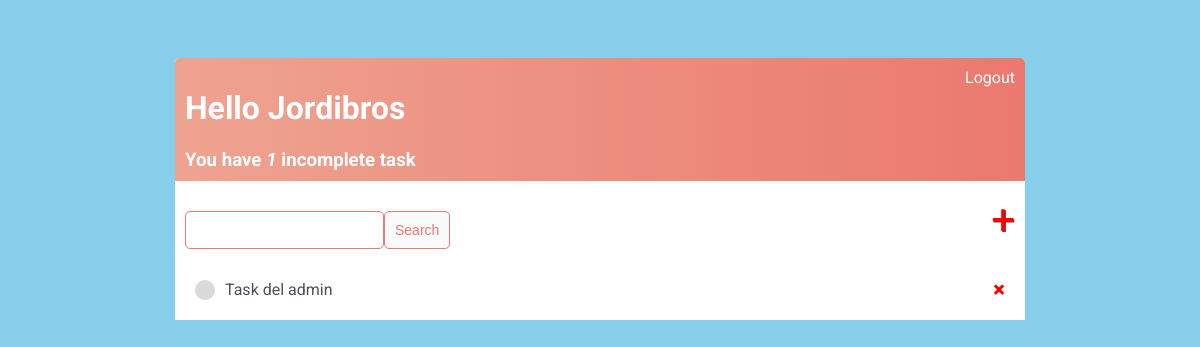
Before: / (signed in) with the older database file.
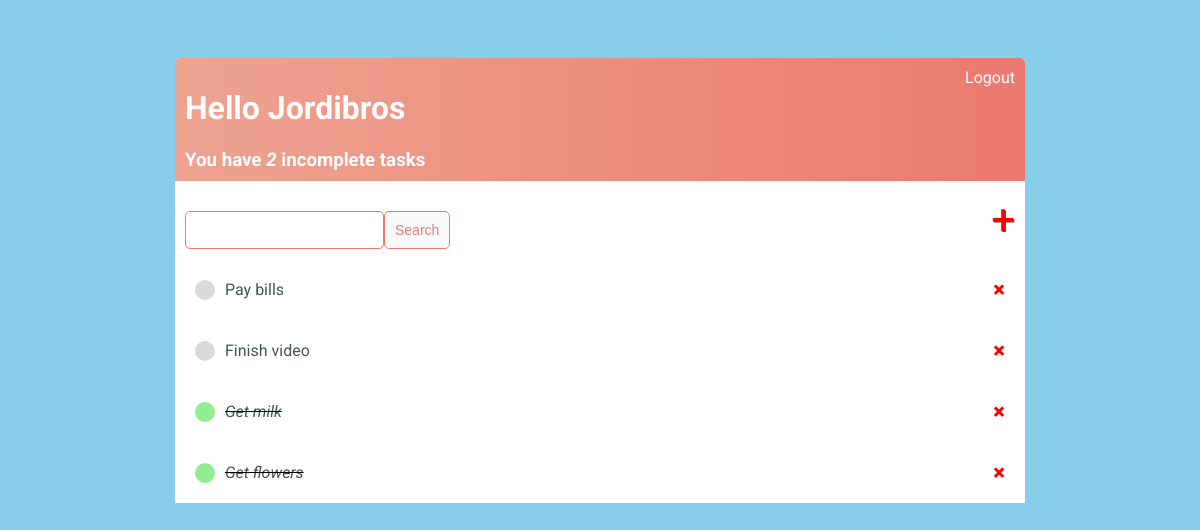
After: the same page with the newer database file.
### accounts/models.py (models this page shows, shortened)
class UserAccount(PermissionsMixin, AbstractBaseUser):
    email = models.EmailField(_("email address"), max_length=60, unique=True)
    username = models.CharField(_("username"), max_length=30, unique=True)
    first_name = models.CharField(_("first name"), max_length=30)
    last_name = models.CharField(_("last name"), max_length=30)
    date_joined = models.DateTimeField(_("date joined"), auto_now_add=True)
    last_login = models.DateTimeField(_("last login"), auto_now=True)
    is_staff = models.BooleanField(_("user is staff"), default=False)
    is_active = models.BooleanField(_("user is active"), default=True)
    USERNAME_FIELD = 'email'
    REQUIRED_FIELDS = ['username',]
    objects = CustomUserManager()
    def __str__(self):
        return self.username

### src/models.py (models this page shows)
class Task(models.Model):
    user = models.ForeignKey(User, on_delete=models.CASCADE, null=True)
    title = models.CharField(max_length=75)
    description = models.CharField(max_length=255)
    is_completed = models.BooleanField(default=False)
    created = models.DateTimeField(auto_now_add=True)
    def __str__(self):
        return self.title
    class Meta:
        ordering = ['is_completed']

### src/views.py (the view)
# urls.py: path('', TaskList.as_view(), name='main'),
class TaskList(LoginRequiredMixin, ListView):
    model = Task
    template_name = 'task_list.html'
    context_object_name = 'tasks'
    def get_context_data(self, **kwargs):
        context = super().get_context_data(**kwargs)
        context['tasks'] = context['tasks'].filter(user=self.request.user)
        context['count'] = context['tasks'].filter(is_completed=False).count()
        search_input = self.request.GET.get('search-form') or ''
        if search_input:
            context['tasks'] = context['tasks'].filter(title__icontains=search_input)
        context['search_input'] = search_input
        return context

### templates/task_list.html
{% extends 'base.html' %}
{% block content %}
<div class="header-bar">
    <div>
        <h1>Hello {{request.user|title}}</h1>
        <h3 style="margin:0">You have <i>{{count}}</i> incomplete task{{ count|pluralize:"s"}}</h3>
    </div>
    {% if request.user.is_authenticated %}
    <a href="{% url 'accounts:logout' %}">Logout</a>
    {% else %}
    <a href="{% url 'accounts:login' %}">Login</a>
    {% endif %}
</div>
<div id="search-add-wrapper">
    <form method="GET" style="margin-top:20px;display:flex;">
        <input type="text" name="search-form" value="{{search_input}}">
        <input type="submit" class="button" value="Search">
    </form>
    <a id="add-task" href="{% url 'tasks:create' %}">&#x2b;</a>
</div>
<div class="task-items-wrapper">
    {% for task in tasks %}
        <div class="task-wrapper">
            {% if task.is_completed %}
            <div class="task-title">
                <div class="task-completed-icon"></div>
                <i><s><a href="{% url 'tasks:update' task.id %}">{{task}}</a></s></i>
            </div>
            <a class="delete-link" href="{% url 'tasks:delete' task.id %}">&#215;</a>
            {% else %}
            <div class="task-title">
                <div class="task-incomplete-icon"></div>
                <a href="{% url 'tasks:update' task.id %}">{{task}}</a>
            </div>
            <a class="delete-link" href="{% url 'tasks:delete' task.id %}">&#215;</a>
            {% endif %}
        </div>
        {% empty %}
        <h3>No items in list</h3>
    {% endfor %}
{% endblock content %}

### templates/base.html (shortened to what this page needs)
{% load static %}
<!DOCTYPE html>
<html lang="en">
<head>
    <link rel="stylesheet" href="{% static 'css/styles.css' %}">
</head>
<body>
    <div class="container">
        {% block content %}
        {% endblock content %}
    </div>
</body>
</html>

### static/css/styles.css (style rules this page uses)
body { background-color:skyblue; font-family: 'Roboto', sans-serif; padding-top: 50px }
.container { max-width:850px; margin: auto; background-color:white; border-radius: 5px 5px 0 0 ; }
.header-bar { display: flex; justify-content: space-between; color:white; padding: 10px; border-radius: 5px 5px 0 0; background: linear-gradient(90deg, #EEA390 0%, #EB796F 100%); }
.header-bar a { color:white; text-decoration: none; }
.task-wrapper { display: flex; align-items: center; justify-content: space-between; padding: 20px; background-color: white; border-top: 1px solid white; }
.task-title { display: flex; }
.task-title a { text-decoration: none; color: #4b5156; margin-left: 10px; }
.task-completed-icon { height: 20px; width: 20px; background-color: lightgreen; border-radius: 50%; }
.task-incomplete-icon { height: 20px; width: 20px; background-color: rgb(218, 218, 218); border-radius: 50%; }
.delete-link { text-decoration: none; font-weight: 900; color: red; font-size: 22px; line-height: 0; }
#search-add-wrapper { display: flex; justify-content: space-between; align-items: center; padding:10px; }
#add-task { color: red; text-decoration: none; font-size: 42px; text-shadow: 1px 1px #81413b; }
input[type=text], input[type=password], input[type=email], textarea { border: 1px solid #EB796F; border-radius: 5px; padding: 10px; width: 90%; }
.button { border: 1px solid #EB796F; background-color: #FAFAFA; color: #EB796F; padding: 10px; font-size: 14px; border-radius: 5px; cursor: pointer; text-decoration: none; }

Changed rows visible on the page:
removed Task: title "Task del admin"
added Task: title "Pay bills"
added Task: title "Finish video"
added Task: title "Get milk"
added Task: title "Get flowers"
Other visible differences:
{{ count }}: "1" → "2"
